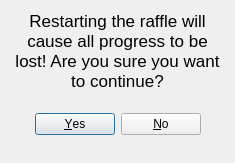
<?xml version="1.0" encoding="UTF-8"?>
<ui version="4.0">
 <class>Dialog</class>
 <widget class="QDialog" name="Dialog">
  <property name="geometry">
   <rect>
    <x>0</x>
    <y>0</y>
    <width>235</width>
    <height>163</height>
   </rect>
  </property>
  <property name="windowTitle">
   <string>Warning</string>
  </property>
  <layout class="QVBoxLayout" name="verticalLayout">
   <item>
    <widget class="QLabel" name="warning_text">
     <property name="font">
      <font>
       <pointsize>13</pointsize>
      </font>
     </property>
     <property name="cursor">
      <cursorShape>ArrowCursor</cursorShape>
     </property>
     <property name="text">
      <string>Restarting the raffle will cause all progress to be lost! Are you sure you want to continue?</string>
     </property>
     <property name="alignment">
      <set>Qt::AlignCenter</set>
     </property>
     <property name="wordWrap">
      <bool>true</bool>
     </property>
    </widget>
   </item>
   <item>
    <widget class="QDialogButtonBox" name="buttonBox">
     <property name="sizePolicy">
      <sizepolicy hsizetype="Expanding" vsizetype="Preferred">
       <horstretch>0</horstretch>
       <verstretch>0</verstretch>
      </sizepolicy>
     </property>
     <property name="orientation">
      <enum>Qt::Horizontal</enum>
     </property>
     <property name="standardButtons">
      <set>QDialogButtonBox::No|QDialogButtonBox::Yes</set>
     </property>
     <property name="centerButtons">
      <bool>true</bool>
     </property>
    </widget>
   </item>
  </layout>
 </widget>
 <resources/>
 <connections>
  <connection>
   <sender>buttonBox</sender>
   <signal>accepted()</signal>
   <receiver>Dialog</receiver>
   <slot>accept()</slot>
   <hints>
    <hint type="sourcelabel">
     <x>248</x>
     <y>254</y>
    </hint>
    <hint type="destinationlabel">
     <x>157</x>
     <y>274</y>
    </hint>
   </hints>
  </connection>
  <connection>
   <sender>buttonBox</sender>
   <signal>rejected()</signal>
   <receiver>Dialog</receiver>
   <slot>reject()</slot>
   <hints>
    <hint type="sourcelabel">
     <x>316</x>
     <y>260</y>
    </hint>
    <hint type="destinationlabel">
     <x>286</x>
     <y>274</y>
    </hint>
   </hints>
  </connection>
 </connections>
</ui>
